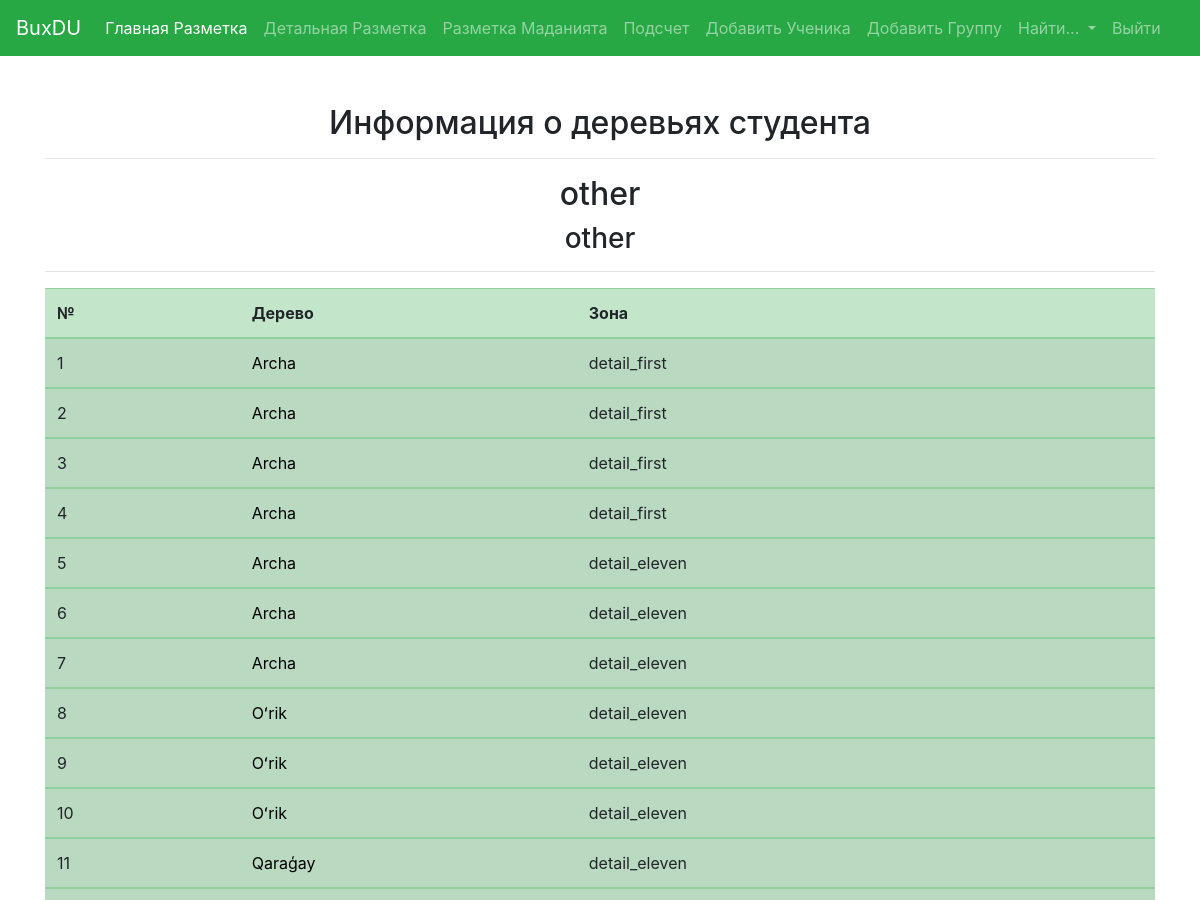
Page /student/4/ (upper part) on the earlier database version.
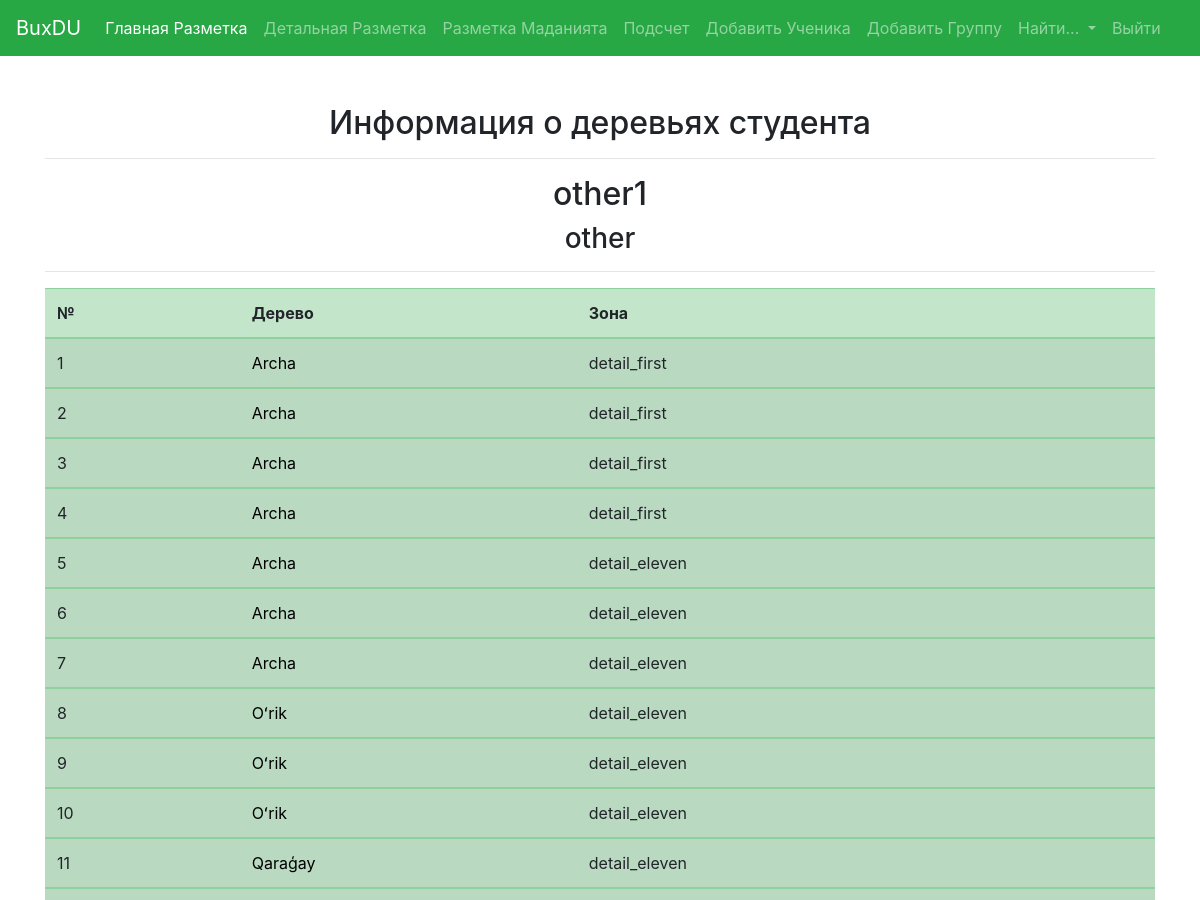
Same page on the later database version.
### zones/models.py (models this page shows, shortened)
class Owner(models.Model):
    name = models.CharField(max_length=255, blank=True, null=True)
    group = models.ForeignKey(Group, on_delete=models.PROTECT)

class Group(models.Model):
    title = models.CharField(max_length=255, blank=True, null=True)
    def __str__(self):
        return self.title

### zones/views.py (the view)
# urls.py: path('student/<int:id>/', views.student, name="student"),
def student(request, id):
    student = Owner.objects.get(id=id)
    trees_lst = [tree for tree in student.tree_set.all()]
    paginator = Paginator(trees_lst, 100)
    page_number = request.GET.get('page')
    trees = paginator.get_page(page_number)
    context = {'student': student, 'trees':trees}
    return render(request, 'student.html', context)

### zones/models.py (called while the page is built)
    def __str__(self):
        return self.id_polygon

    def link(self):
        return reverse('tree_detail', kwargs = {'id': self.id})

### zones/templates/student.html (shortened to what this page needs)
{% extends 'base.html' %}
{% block content %}
<div class="container mt-5">
    <h2 style="text-align:center">Информация о деревьях студента</h2>
    <hr>
    <h2 style="text-align:center">{{student.name}}</h2>
    <h3 style="text-align:center">{{student.group}}</h3>
    <hr>
    <table class="table table-success table-striped">
        <thead>
            <tr>
                <th>№</th>
                <th>Дерево</th>
                <th>Зона</th>
            </tr>
        </thead>
        {% for tree in trees %}
        <tbody>
        <tr>
            <td>
                {{ forloop.counter }}
            </td>
            <td>
                <a style="color:black;" href="{{tree.link}}">
                    {{tree.tree_kind.title}}
                </a>
            </td>
            <td>
                {{tree.area}}
            </td>
        </tr>
        </tbody>
        {% endfor %}
    </table>
</div>
{% endblock %}

Differences in the rows shown:
changed Owner "other": name "other" → "other1"
